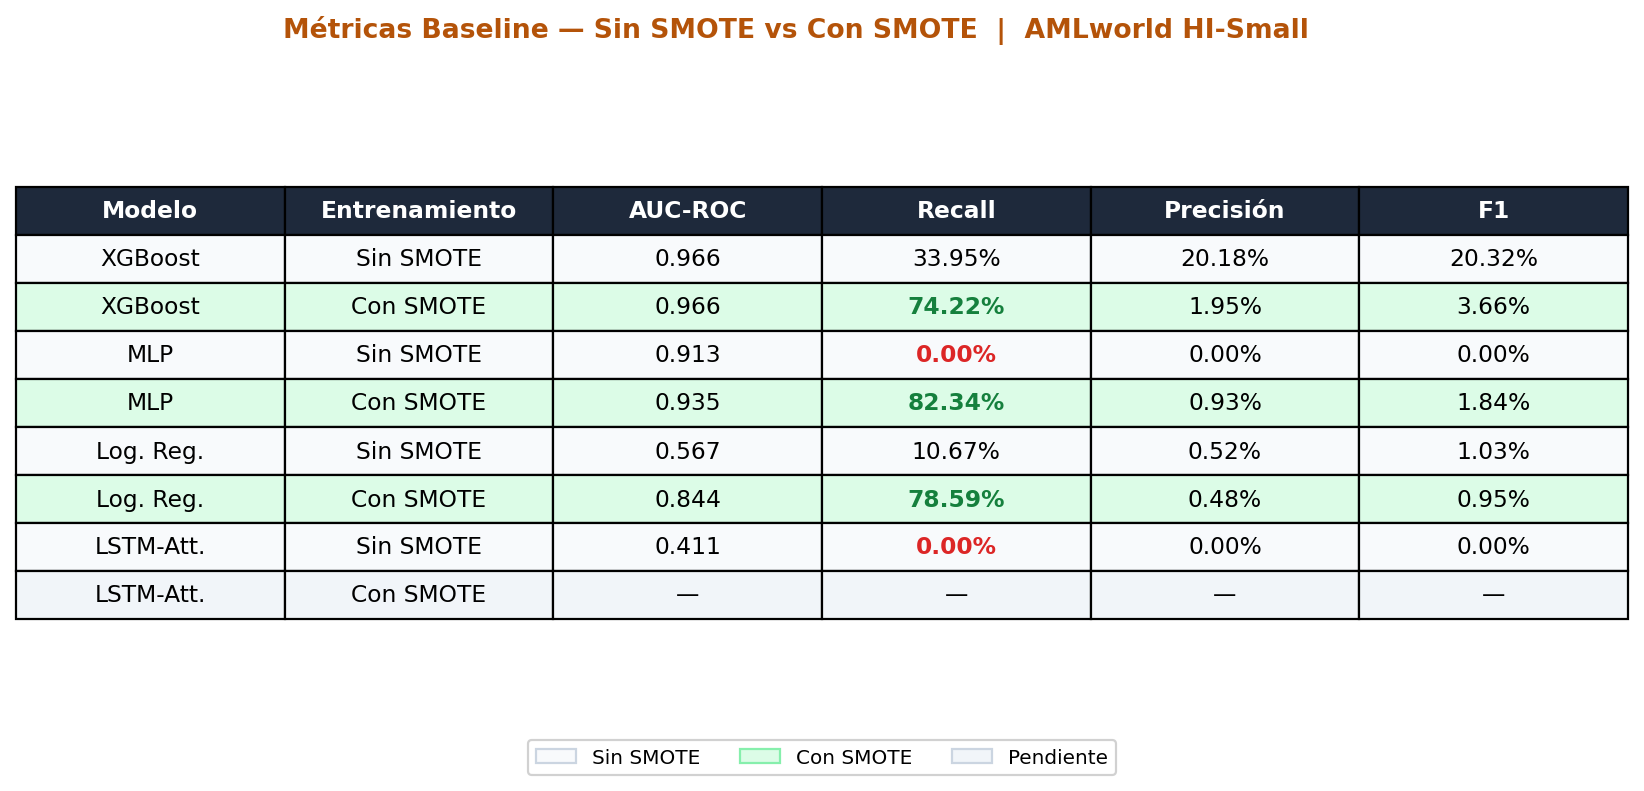

Python code for this plot:
"""
Tabla comparativa de métricas baseline: Sin SMOTE vs Con SMOTE — AMLworld HI-Small
"""
import os
import matplotlib
matplotlib.use('Agg')
import matplotlib.pyplot as plt

OUT_DIR = os.path.dirname(os.path.abspath(__file__))

# ── Datos ────────────────────────────────────────────────────
rows = [
    # Modelo            Entren.       AUC-ROC   Recall    Prec.    F1
    ['XGBoost',        'Sin SMOTE',  '0.966',  '33.95%', '20.18%','20.32%'],
    ['XGBoost',        'Con SMOTE',  '0.966',  '74.22%', '1.95%', '3.66%'],
    ['MLP',            'Sin SMOTE',  '0.913',  '0.00%',  '0.00%', '0.00%'],
    ['MLP',            'Con SMOTE',  '0.935',  '82.34%', '0.93%', '1.84%'],
    ['Log. Reg.',      'Sin SMOTE',  '0.567',  '10.67%', '0.52%', '1.03%'],
    ['Log. Reg.',      'Con SMOTE',  '0.844',  '78.59%', '0.48%', '0.95%'],
    ['LSTM-Att.',      'Sin SMOTE',  '0.411',  '0.00%',  '0.00%', '0.00%'],
    ['LSTM-Att.',      'Con SMOTE',  '—',      '—',      '—',     '—'],
]

col_labels = ['Modelo', 'Entrenamiento', 'AUC-ROC', 'Recall', 'Precisión', 'F1']

# ── Colores por fila ─────────────────────────────────────────
row_colors = []
for r in rows:
    if r[1] == 'Con SMOTE' and r[2] != '—':
        row_colors.append(['#DCFCE7'] * len(col_labels))   # verde claro
    elif r[1] == 'Sin SMOTE':
        row_colors.append(['#F8FAFC'] * len(col_labels))   # gris muy claro
    else:
        row_colors.append(['#F1F5F9'] * len(col_labels))   # gris (pendiente)

fig, ax = plt.subplots(figsize=(13, 5))
ax.axis('off')

table = ax.table(
    cellText=rows,
    colLabels=col_labels,
    cellLoc='center',
    loc='center',
    rowLoc='center',
    cellColours=row_colors,
)

table.auto_set_font_size(False)
table.set_fontsize(10.5)
table.scale(1, 1.8)

# Estilo encabezado
for j in range(len(col_labels)):
    table[0, j].set_facecolor('#1E293B')
    table[0, j].set_text_props(color='white', fontweight='bold')

# Negrita para valores Recall con SMOTE
for i, r in enumerate(rows, start=1):
    if r[1] == 'Con SMOTE' and r[3] != '—':
        table[i, 3].set_text_props(fontweight='bold', color='#15803D')
    if r[1] == 'Sin SMOTE' and r[3] == '0.00%':
        table[i, 3].set_text_props(color='#DC2626', fontweight='bold')

fig.suptitle(
    'Métricas Baseline — Sin SMOTE vs Con SMOTE  |  AMLworld HI-Small',
    fontsize=12, fontweight='bold', color='#B45309', y=0.98)

# Leyenda
from matplotlib.patches import Patch
legend = [
    Patch(facecolor='#F8FAFC', edgecolor='#CBD5E1', label='Sin SMOTE'),
    Patch(facecolor='#DCFCE7', edgecolor='#86EFAC', label='Con SMOTE'),
    Patch(facecolor='#F1F5F9', edgecolor='#CBD5E1', label='Pendiente'),
]
ax.legend(handles=legend, loc='lower center', bbox_to_anchor=(0.5, -0.12),
          ncol=3, fontsize=9, framealpha=0.9)

path = os.path.join(OUT_DIR, 'tabla_smote_comparison.png')
fig.savefig(path, bbox_inches='tight', dpi=160)
plt.close(fig)
print(f'Saved: {path}')
